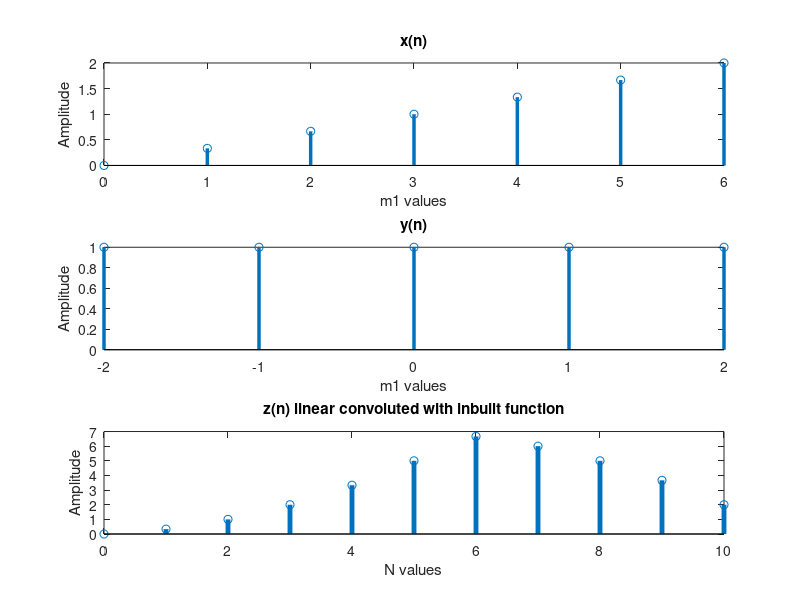

Write the MATLAB code that produced this figure.
clc;
clear all;
close all;
m1=0:1:6; % time duration of signal x
x=m1/3; % amplitude of signal x 
m2=-2:2; % time duration of signal y
y=ones(1,length(m2)); % amplitude of signal y
n1=length(x); %length of signal x
n2=length(y); %length of signal y
N=n1+n2-1; %length of signal z (convoluted signal)
subplot(3,1,1) %plotting signal x in discrete form
stem(m1,x,'LineWidth',2.5);
xlabel('m1 values');
ylabel('Amplitude');
title('x(n)');
subplot(3,1,2); %plotting signal y in discrete form
stem(m2,y,'LineWidth',2.5);
xlabel('m1 values');
ylabel('Amplitude');
title('y(n)');
z = conv(x,y); % convolution function for convoluting signals x and y
l3 = 0:1:N-1;
subplot(3,1,3); %plotting signal z in discrete form
stem(l3,z,'LineWidth',3.5);
xlabel('N values');
ylabel('Amplitude');
title('z(n) linear convoluted with inbuilt function');
